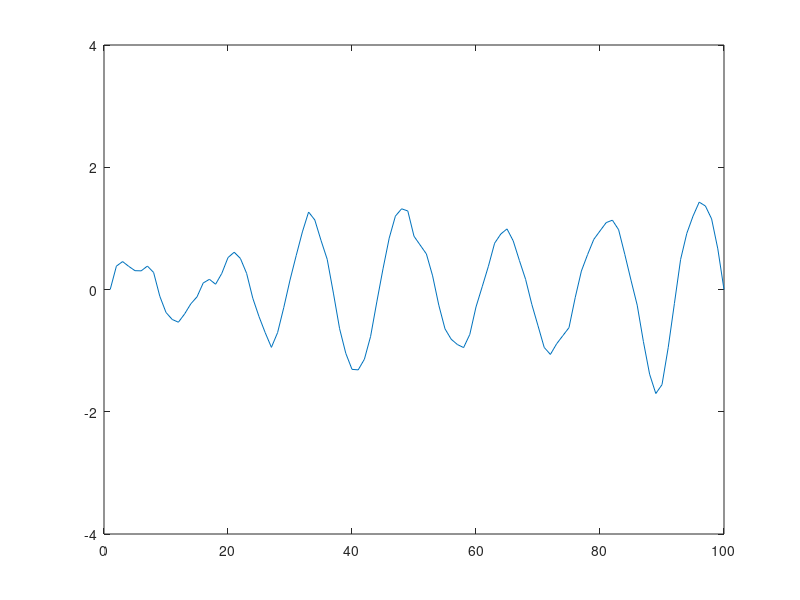

The MATLAB script that drew this image:
N=500;
Nx=100;

w=2*pi/20;

% Variante 1: eine ganze Zahl an Wellenlängen passt zwischen Wand und Sender:
k=2*pi/10;
% Variante 2: ... und jetzt nicht mehr...
k=2*pi/15;


c=w/k;
dt=1;

DiffA=zeros(Nx,1);
DiffA2x=zeros(Nx,1);
A=zeros(Nx,1);

for(t=1:N);

    % QUelle
    A(Nx/2)=cos(w*t);

    % Berechne 2. räumliche Ableitung aus aktuellen Amplituden
    DiffA2x(2:Nx-1)=A(1:Nx-2)+A(3:Nx)-2*A(2:Nx-1);
    
    % Berechne nun die Änderung der 1. zeitlichen Ableitung 
    DiffA = DiffA + c.^2*DiffA2x*dt;

    % Daraus können wir nun die neuen Amplituden berechen
    A=DiffA*dt+A;

plot(A)
    ylim([-4 4])
    pause(0.1);
end

